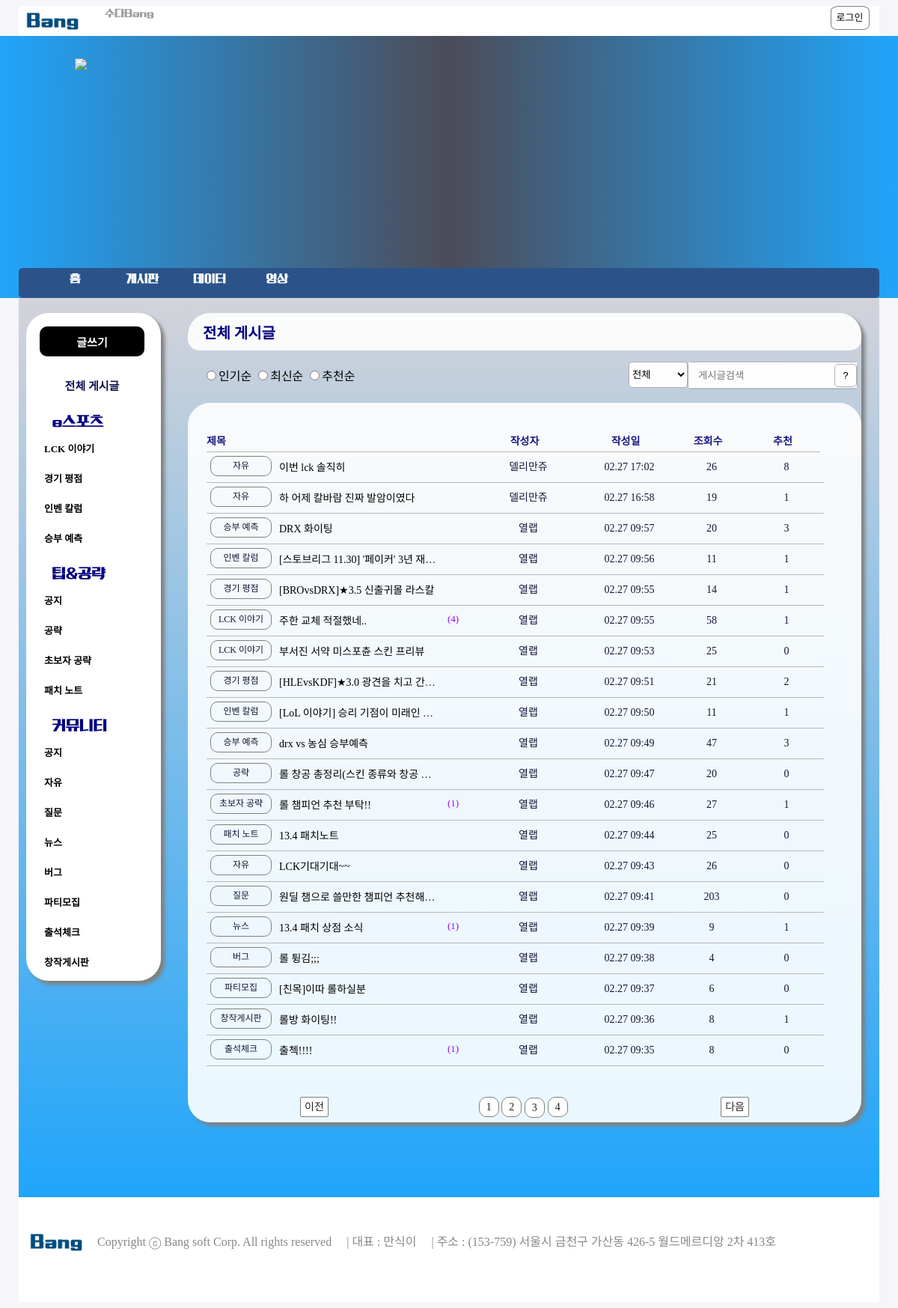
/bang/League_of_Legends/board/?&page=3, run on the app's committed database.
### bang/models.py (models this page shows, shortened)
class Board(models.Model):
    title = models.CharField(max_length=100)
    content = models.TextField()
    nname = models.CharField(max_length=20)
    rdate =  models.DateTimeField()
    lookup = models.IntegerField(default=0)
    like = models.IntegerField(default=0)
    ccode = models.CharField(max_length=20)
    member = models.ForeignKey(Member, on_delete=models.CASCADE)

### bang/views.py (the view)
# urls.py: path('board/', views.board, name='board'),
def board(request):
    signin_ok_user = request.session.get('signin_ok_user')
    contents=Board.objects.annotate(comment_count=Count('board_comment')).order_by('-rdate').values()
    paginator = Paginator(contents, '20')
    page = int(request.GET.get('page', '1'))
    page_obj = paginator.get_page(page)
    context = {
        'signin_ok_user':signin_ok_user,
        'page_obj':page_obj,
    }
    return render(request, 'board.html', context)

### bang/templates/board.html (shortened to what this page needs)
{% load static %}
<!DOCTYPE html>
<html>
<head>
	<link rel="stylesheet" href="{% static 'css/nav_category.css' %}">
	<link rel="stylesheet" href="{% static 'css/board.css' %}">
</head>
<body>
{% include 'header.html' %}
<div class="body_container">
	<div class="nav_container">
		<nav>
		<div class="article-write-wrapper">
			<button id="article-write-button" type="button"><span id="article-write-span" onclick="location.href='/bang/League_of_Legends/write'">글쓰기</span></button>
		</div>
		<div class="article-all-wrapper">
			<button id="article-all-button" type="button" onclick="location.href='../board/'"><span id="article-all-span">전체 게시글</span></button>
		</div>
		<div class="article-parents-title">
			<div class="article-parents-title"><strong>e스포츠</strong></div>
			<div class="article-childs-title">
				<div><li><button id="article-childs-item-button"><span id="article-childs-item-span" onclick="location.href='../board/LCK 이야기'">LCK 이야기</span></button ></li></div>
				<div><li><button id="article-childs-item-button" onclick="location.href='../board/경기 평점'"><span id="article-childs-item-span">경기 평점</span></button></li></div>
				<div><li><button id="article-childs-item-button" onclick="location.href='../board/인벤 칼럼'"><span id="article-childs-item-span">인벤 칼럼</span> </button></li></div>
				<div><li><button id="article-childs-item-button" onclick="location.href='../board/승부 예측'"><span id="article-childs-item-span">승부 예측</span> </button></li></div>
			</div>
			<div class="article-parents-title"><strong>팁&공략</strong></div>
			<div class="article-childs-title">
				<div><li><button id="article-childs-item-button" onclick="location.href='../board/[팁&공략] 공지'"><span id="article-childs-item-span">공지</span></button ></li></div>
				<div><li><button id="article-childs-item-button" ><span id="article-childs-item-span" onclick="location.href='../board/공략'">공략</span></button></li></div>
				<div><li><button id="article-childs-item-button" onclick="location.href='../board/초보자 공략'"><span id="article-childs-item-span">초보자 공략</span> </button></li></div>
				<div><li><button id="article-childs-item-button" onclick="location.href='../board/패치 노트'"><span id="article-childs-item-span">패치 노트</span> </button></li></div>
			</div>
			<div class="article-parents-title"><strong>커뮤니티</strong></div>
			<div class="article-childs-title">
				<div><li><button id="article-childs-item-button" onclick="location.href='../board/[커뮤니티] 공지'"><span id="article-childs-item-span">공지</span></button></li></div>
				<div><li><button id="article-childs-item-button" onclick="location.href='../board/자유'"><span id="article-childs-item-span">자유</span></button></li></div>
				<div><li><button id="article-childs-item-button" onclick="location.href='../board/질문'"><span id="article-childs-item-span">질문</span> </button></li></div>
				<div><li><button id="article-childs-item-button" onclick="location.href='../board/뉴스'"><span id="article-childs-item-span">뉴스</span> </button></li></div>
				<div><li><button id="article-childs-item-button" onclick="location.href='../board/버그'"><span id="article-childs-item-span">버그</span> </button></li></div>
				<div><li><button id="article-childs-item-button"><span id="article-childs-item-span" onclick="location.href='../board/파티모집'">파티모집</span> </button></li></div>
				<div><li><button id="article-childs-item-button" onclick="location.href='../board/출석체크'"><span id="article-childs-item-span">출석체크</span> </button></li></div>
				<div><li><button id="article-childs-item-button" onclick="location.href='../board/창작게시판'"><span id="article-childs-item-span">창작게시판</span> </button></li></div>
			</div>
			</div>
			</nav>
    	</div>
	<section>
		<div class="center_container">
			{% if ccode %}
			<div class="category-title-wrapper"><span id="show_all_span">{{ccode}}<span></div>
			{% else %}
			<div class="category-title-wrapper"><span id="show_all_span">전체 게시글<span></div>
			{% endif %}
			<div class="search-wrapper">
				<div class="order-bt-wrapper">
				<form name="orderForm" method="get">
					<label>
						<input type="radio" name="order" id="orderbyrank" value="rank">인기순</input>
					</label>
					<label>
						<input type="radio" name="order" id="orderbynew" value="new" >최신순</input>
					</label>
					<label>
						<input type="radio" name="order" id="orderbyvote" value="vote">추천순</input>
					</label>
				</form>
				</div>
				<div class="board_s">
					<div class="input-botton-wrapper">
						<div class="searchBt-wrapper">
							<input id="btn-search" type="button" value="?">
						</div>
						<div class="input-wrapper">
							<input type="text" id="search_kw" name="input" size=20 placeholder="게시글검색" value="{{ kw|default_if_none:''}}" onkeydown="enterCheck(this)">
						</div>
					</div>
					<div class="select-wrapper">
						<select id="select_q" name="q">
							<option value="all" selected>전체</option>
						</select>
					</div>
				</div>
			</div>
			<div class="board-wrapper">
				<div class="board">
					<ul class="board_row title_row">
						<li style="text-align: left;" id="board_li" class="w350"><span>제목</span></li>
						<li id="board_li" class="w150">작성자</li>
						<li id="board_li" class="w120">작성일</li>
						<li id="board_li" class="w100">조회수</li>
						<li id="board_li" class="w100">추천</li>
					</ul>
				</div>
				<div class="board">
					{% if page_obj %}
					{% for board in page_obj %}
					<ul class="board_row data_row">
						<li style="text-align: left; padding-left:5px;" id="board_li" class="w350"><div class="contents-category-wrapper"><label>{{board.ccode}}</label></div>&nbsp;<div class="contents-title-wrapper"><p><a id="contents-title-id" href="{% url 'bang:detail' board.id %}">{{board.title}}</a></p></div><div class="comments-count-wrapper">{% if board.comment_count  %}<span style="color:rgb(152, 0, 255);">({{ board.comment_count }})</span>{% endif %}</div> </li>
						<li id="board_li" class="w150" style="line-height: 40px;"><span>{{board.nname}}</span></li>
						<li id="board_li" class="w120"><span id="date">{{board.rdate | date:'m.d H:i'}}</span></li>
						<li id="board_li" class="w100"  style="line-height: 40px;"><span>{{board.lookup}}</span></li>
						<li id="board_li" class="w100" style="line-height: 40px;"><span>{{board.like}}</span></li>
					</ul>
					{% endfor %}
					{% endif %}
				</div>
			</div>
			<div class="pagination-container">
				<div class="pagination">
					{% if page_obj.has_previous %}
					<li id="page_li" class="page-item">
						<a class="before_move" href="../board/?&page={{ page_obj.previous_page_number }}">이전</a>
					</li>
					{% else %}
					<li id="page_li" class="page-item disabled">
						<a class="before_move" tabindex="-1" aria-disabled="true" href="#">이전</a>
					</li>
					{% endif %}
					<div class="block">
						{% for page_number in page_obj.paginator.page_range %}
						{% if page_number == page_obj.number %}
						<li cid="page_li" class="page-item active" aria-current="page">
							<a class="page-link" href="../board/?&page={{ page_number }}">{{ page_number }}</a>&nbsp;
						</li>
						{% else %}
						<li id="page_li" class="page-item">
							<a class="page-link" href="../board/?&page={{ page_number }}">{{ page_number }}</a>&nbsp;
						</li>
						{% endif %}
						{% endfor %}
					</div>
						{% if page_obj.has_next %}
						<li id="page_li" class="page-item">
							<a class="next_move" href="../board/?&page={{ page_obj.next_page_number }}">다음</a>
						</li>
						{% else %}
						<li id="page_li" class="page-item disabled">
							<a class="next_move" tabindex="-1" aria-disabled="true" href="#">다음</a>
						</li>
						{% endif %}
				</div>
			</div>
		</div>
	</section>
</div>
{% include 'footer.html' %}
</body>
</html>

### bang/static/css/nav_category.css (style rules this page uses)
.article-write-wrapper, .article-all-wrapper, .article-parents-title { display: block; margin-top: 10%; margin-left: 10%; }
.article-parents-title { margin-bottom: 3%; }
#article-write-button { border: none; width: 140px; height: 40px; border-radius: 10px; background: rgba(0,0,0,9.9); }
#article-all-button { border: none; width: 140px; height: 40px; background-color: white; }
#article-childs-item-button { border: none; width: 100px; height: 40px; text-align: left; background-color: white; }
#article-write-span, #article-all-span { font-family: '나눔스퀘어L'; font-size: 15px; font-weight: 700; }
#article-write-span { color: white; border-radius: 10px; background: rgba(0,0,0,9.9); }
#article-all-span { color:rgb(14, 21, 80); }
#article-childs-item-span { font-family: '나눔스퀘어L'; font-size: 13px; font-weight: 700; text-align: left; }
strong { font-family: '210썸타임L'; font-size: 20px; font-weight: bold; color:navy; }
li { list-style-type: none; }

### data on the page
Board: ccode "자유", title "이번 lck 솔직히", nname "델리만쥬", rdate "02.27 17:02", lookup "26", like "8"
Board: ccode "자유", title "하 어제 칼바람 진짜 발암이였다", nname "델리만쥬", rdate "02.27 16:58", lookup "19", like "1"
Board: ccode "승부 예측", title "DRX 화이팅", nname "열랩", rdate "02.27 09:57", lookup "20", like "3"
Board: ccode "경기 평점", title "[BROvsDRX]★3.5 신출귀몰 라스칼", nname "열랩", rdate "02.27 09:55", lookup "14", like "1"
Board: ccode "LCK 이야기", title "주한 교체 적절했네..", comment_count "4", nname "열랩", rdate "02.27 09:55", lookup "58", like "1"
Board: ccode "LCK 이야기", title "부서진 서약 미스포츈 스킨 프리뷰", nname "열랩", rdate "02.27 09:53", lookup "25", like "0"
Board: ccode "승부 예측", title "drx vs 농심 승부예측", nname "열랩", rdate "02.27 09:49", lookup "47", like "3"
Board: ccode "공략", title "롤 창공 총정리(스킨 종류와 창공…", nname "열랩", rdate "02.27 09:47", lookup "20", like "0"
Board: ccode "초보자 공략", title "롤 챔피언 추천 부탁!!", comment_count "1", nname "열랩", rdate "02.27 09:46", lookup "27", like "1"
Board: ccode "패치 노트", title "13.4 패치노트", nname "열랩", rdate "02.27 09:44", lookup "25", like "0"
Board: ccode "자유", title "LCK기대기대~~", nname "열랩", rdate "02.27 09:43", lookup "26", like "0"
Board: ccode "뉴스", title "13.4 패치 상점 소식", comment_count "1", nname "열랩", rdate "02.27 09:39", lookup "9", like "1"
Board: ccode "버그", title "롤 튕김;;;", nname "열랩", rdate "02.27 09:38", lookup "4", like "0"
Board: ccode "파티모집", title "[친목]이따 롤하실분", nname "열랩", rdate "02.27 09:37", lookup "6", like "0"
Board: ccode "창작게시판", title "롤방 화이팅!!", nname "열랩", rdate "02.27 09:36", lookup "8", like "1"
Board: ccode "출석체크", title "출첵!!!!", comment_count "1", nname "열랩", rdate "02.27 09:35", lookup "8", like "0"

### other printed values
{{ board.ccode }} "인벤 칼럼" "경기 평점" "인벤 칼럼" "질문"
{{ board.title }} "[스토브리그 11.30] '페이커' 3년 재…" "[HLEvsKDF]★3.0 광견을 치고 간…" "[LoL 이야기] 승리 기점이 미래인…" "원딜 챔으로 쓸만한 챔피언 추천해…"
{{ board.nname }} "열랩" "열랩" "열랩" "열랩"
{{ board.rdate | date:'m.d H:i' }} "02.27 09:56" "02.27 09:51" "02.27 09:50" "02.27 09:41"
{{ board.lookup }} "11" "21" "11" "203"
{{ board.like }} "1" "2" "1" "0"
{{ page_number }} "1" "2" "4"
{{ page_number }} "3"
